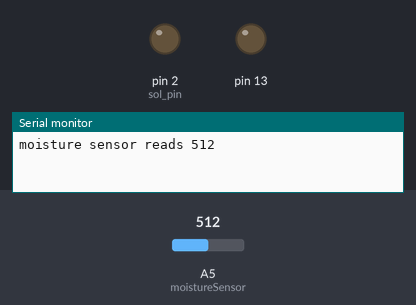
The sketch below on a simulated Arduino Uno, built with avr-gcc and run on an emulated ATmega328P. On the bench: output pins drawn as LEDs (lit = HIGH), the last lines printed to the serial monitor. The inputs (shaded band) are chosen by the test bench; at power-on: A5 (moistureSensor) = 512.

Above: at 0.1 s.
At 1.1 s:
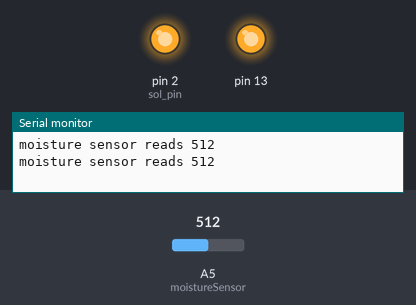
Timing chart, 0 to 2.6 s (numbered marks = the images above):
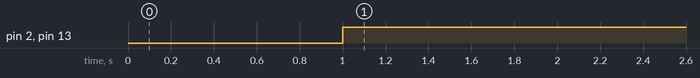

Measured:
- by itself, pin 2 (sol_pin), pin 13: LOW → HIGH at 1.0 s

The sketch:

sensor_test_code.ino
```cpp
int moistureSensor = 5;
int moisture_val;
int sol_pin = 2;

void setup()
{
Serial.begin(9600); //open serial port
pinMode (13, OUTPUT);
pinMode (2, OUTPUT);
}

void loop() {
moisture_val = analogRead(moistureSensor); // read the value from the moisture-sensing probes
Serial.print("moisture sensor reads ");
Serial.println( moisture_val );

delay(1000);
if (moisture_val < 600)
{
  digitalWrite (13, HIGH); //soil is too dry- turn on LED
  digitalWrite (2, HIGH); //turn on solinoid
}else{
  digitalWrite (13, LOW); // soil is saturated- turn off LED
  digitalWrite (2, LOW);
}

}
```
